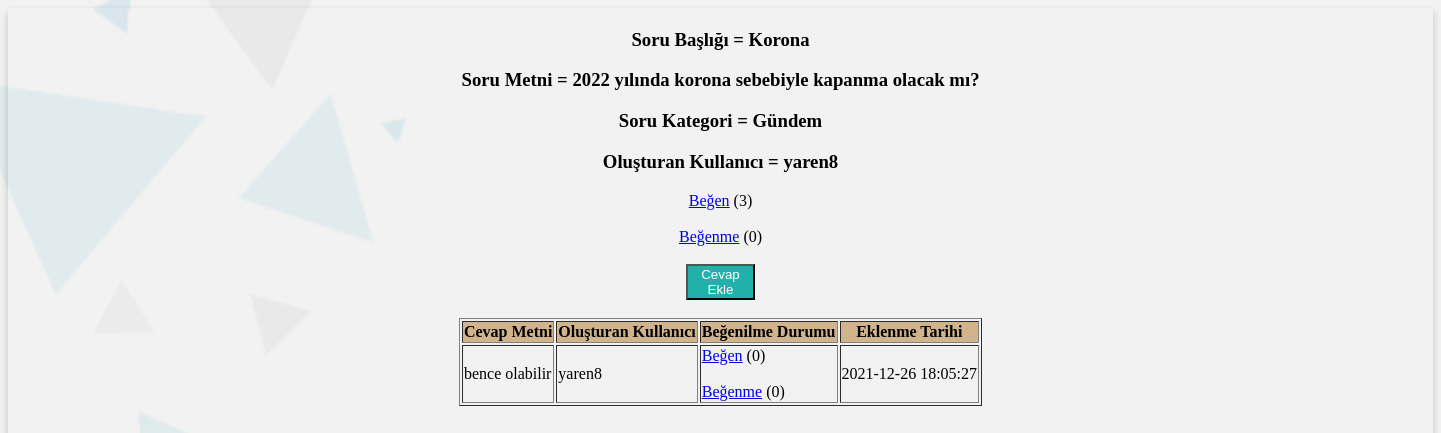
The page /soru_cevap_kod/q-goruntule-form.php?id=71 (signed in) on the database its author committed.
### tables this page shows
CREATE TABLE `soru_bilgisi` (
  `id` int(11) NOT NULL,
  `soru_basligi` text NOT NULL,
  `soru_kategori` enum('Ekonomi','Siyaset','Magazin','Bilim','Müzik','Eğitim','Gündem','Spor') NOT NULL,
  `soru_metni` text NOT NULL,
  `olusturan_kullanici` varchar(100) NOT NULL,
  `eklenme_tarihi` timestamp NOT NULL DEFAULT current_timestamp() ON UPDATE current_timestamp(),
  `begenilme_sayisi` int(100) NOT NULL,
  `begenilmeme_sayisi` int(100) NOT NULL,
  `cevap_metni` text NOT NULL
);

CREATE TABLE `soru_cevap` (
  `id` int(11) NOT NULL,
  `soru_id` int(11) NOT NULL,
  `cevap_metni` text NOT NULL,
  `cevap_olusturan` text NOT NULL,
  `cevap_tarihi` timestamp NOT NULL DEFAULT current_timestamp(),
  `begenilme_sayisi` int(11) NOT NULL,
  `begenilmeme_sayisi` text NOT NULL
);

### soru_cevap_kod/q-goruntule-form.php (the view, shortened to what this page needs)
<!DOCTYPE html>
<html lang="en">
<center>
<head>
</head>
<body>
  <?php
  $kullanici_id = $_SESSION['kullanici_id'];
  $q_id = $_GET['id'];
  include 'baglanti.php';
  $sql = "SELECT * FROM soru_bilgisi WHERE id = $q_id";
  $result = mysqli_query($baglan, $sql);
  $num_rows = mysqli_num_rows($result);
  if ($num_rows > 0) {
    $row = mysqli_fetch_assoc($result);
    $soru_basligi = $row['soru_basligi'];
    $soru_kategori = $row['soru_kategori'];
    $soru_metni = $row['soru_metni'];
    $olusturan_kullanici = $row['olusturan_kullanici'];
  }
  $sql2 = "SELECT * FROM soru_cevap WHERE soru_id = $q_id ORDER BY begenilme_sayisi DESC";
  $result2 = mysqli_query($baglan, $sql2);
  $num_rows2 = mysqli_num_rows($result2);
  $sql3 = "SELECT * FROM soru_begenme  WHERE soru_id='$q_id'AND turu=1";
  $result3 = mysqli_query($baglan, $sql3);
  $num_rows3 = mysqli_num_rows($result3);
  $sql4 = "SELECT * FROM soru_begenme  WHERE soru_id='$q_id' AND kullanici_id='$kullanici_id'";
  $result4 = mysqli_query($baglan, $sql4);
  $num_rows4 = mysqli_num_rows($result4);
  $sql5 = "SELECT * FROM soru_begenme  WHERE soru_id='$q_id'AND turu=0";
  $result5 = mysqli_query($baglan, $sql5);
  $num_rows5 = mysqli_num_rows($result5);
  ?>
  <div class="card">
    <div class="container">
      <h3><b>Soru Başlığı = <?php echo $soru_basligi; ?></b></h3>
      <h3>Soru Metni = <?php echo $soru_metni; ?></h3>
      <h3>Soru Kategori = <?php echo $soru_kategori; ?></h3>
      <h3>Oluşturan Kullanıcı = <?php echo $olusturan_kullanici; ?></h3>
      <?php
      if ($num_rows4 < 1) {
        echo "<a href='begen.php?soru_id=$q_id&kullanici_id=$kullanici_id&begenilme_sayisi=$num_rows3'>Beğen</a> ($num_rows3)";
      } else {
        echo "Beğen ($num_rows3)";
      }
      ?>
      <br></br>
      <?php
      if ($num_rows4 < 1) {
        echo "<a href='begenme.php?soru_id=$q_id&kullanici_id=$kullanici_id'>Beğenme</a> ($num_rows5)";
      } else {
        echo "Beğenme ($num_rows5)";
      }
      ?>
      <br></br>
      <a href="q-goruntule-cevap-ekle.php?id=<?php echo $q_id; ?>">
      <button  style="background-color:#20B2AA;color:white;width:5%;">Cevap Ekle</button>
      </a>
      <table border="1">
        <tr>
          <th>Cevap Metni</th>
          <th>Oluşturan Kullanıcı</th>
          <th>Beğenilme Durumu</th>
          <th>Eklenme Tarihi</th>
        </tr>
        <br></br>
        <?php
        if ($num_rows2 > 0) {
          while ($row2 = mysqli_fetch_assoc($result2)) {
            $sql6 = "SELECT * FROM cevap_begen  WHERE soru_id=$q_id AND turu=1  AND cevap_id=".$row2['id']." ";
            $result6 = mysqli_query($baglan, $sql6);
            $num_rows6 = mysqli_num_rows($result6);
            $sql7 = "SELECT * FROM cevap_begen  WHERE soru_id=$q_id AND turu=0  AND cevap_id=".$row2['id']." ";
            $result7 = mysqli_query($baglan, $sql7);
            $num_rows7 = mysqli_num_rows($result7);
            $sql9 = "SELECT * FROM cevap_begen  WHERE  kulanici_id='$kullanici_id'  AND soru_id=$q_id AND cevap_id=".$row2['id']." ";
            $result9 = mysqli_query($baglan, $sql9);
            $num_rows9 = mysqli_num_rows($result9);
            echo '<tr>';
            echo "<td>" . $row2['cevap_metni'] . "</td>";
            echo "<td>" . $row2['cevap_olusturan'] . "</td>";
            if ($num_rows9 < 1) {
              echo "<td>
            <a href=cevap_begen.php?soru_id=$q_id&kullanici_id=$kullanici_id&begenilme_sayisi=$num_rows6&cevap_id=" . $row2['id'] . ">Beğen</a> ($num_rows6) <br></br>
            <a href=cevap_begenme.php?soru_id=$q_id&kullanici_id=$kullanici_id&cevap_id=" . $row2['id'] . ">Beğenme</a> ($num_rows7)</td>";
       } else {
              echo "<td>Beğen ($num_rows6)<br></br>Beğenme ($num_rows7) </td>";
            }
            echo "<td>" . $row2['cevap_tarihi'] . "</td>";
            echo '</tr>';
          }
        }
        ?>
      </table>
    </div>
  </div>
</body>

### soru_cevap_kod/q-goruntule-form.php (style rules this page uses)
body { background-image: url('arkaplan.png'); background-repeat: no-repeat; background-attachment: fixed; background-size: cover; }
.card { box-shadow: 0 4px 8px 0 rgba(0, 0, 0, 0.2); transition: 0.3s; width: 100%; height: 900px; }
.container { padding: 2px 16px; }
table, td, th { border-color: 2px black; }
th { background-color:#D2B48C; color: black; }

### rows shown on the page
soru_bilgisi: soru_basligi "Korona", soru_metni "2022 yılında korona sebebiyle kapanma olacak mı?", soru_kategori "Gündem", olusturan_kullanici "yaren8"
soru_cevap: cevap_metni "bence olabilir", cevap_olusturan "yaren8", num_rows6 "0", num_rows7 "0", cevap_tarihi "2021-12-26 18:05:27"

### other values the page prints
$num_rows3 "3"
$num_rows5 "0"
